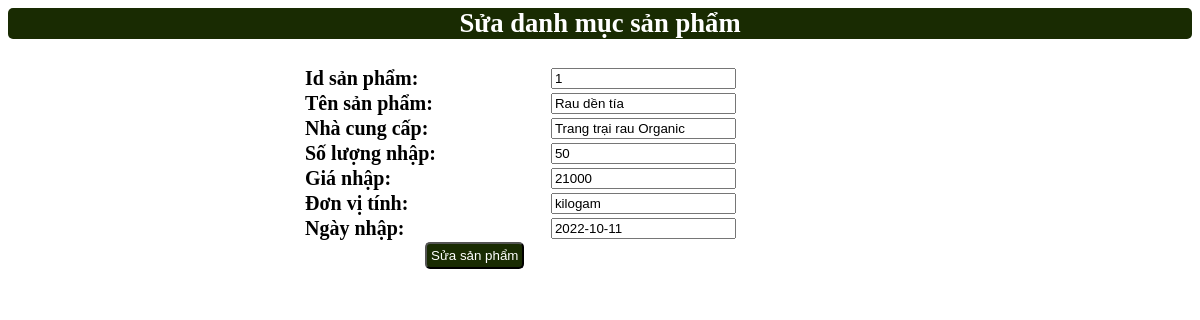
The page /web_mysqli/admincp/modules/quanlykho/sua.php?idsanpham=1 on the database its author committed.
### tables this page shows
CREATE TABLE `kho` (
  `Id_sanpham` int(4) NOT NULL,
  `tensanphamnhap` varchar(250) NOT NULL,
  `nhacungcap` varchar(250) NOT NULL,
  `soluongnhap` int(11) NOT NULL,
  `gianhap` int(11) NOT NULL,
  `donvitinh` varchar(200) NOT NULL,
  `ngaynhap` varchar(100) NOT NULL,
  `soluongconlai` int(11) NOT NULL
);

### web_mysqli/admincp/modules/quanlykho/sua.php (the view, shortened to what this page needs)
<?php
    $sql_sua_sp = "SELECT * FROM kho WHERE Id_sanpham='$_GET[idsanpham]' LIMIT 1 ";
    $query_sua_sp =  mysqli_query($mysqli,$sql_sua_sp);
?>
<p class="tieude1">Sửa danh mục sản phẩm</p>
<table  width="50%" style="border-collapse:collapse ;">
<form action="modules/quanlykho/xuly.php?idsanpham=<?php echo $_GET['idsanpham'] ?>" method="POST" >
    <?php
    while($dong = mysqli_fetch_array($query_sua_sp)){
    ?>
    <tr>
        <td class="tieude2">Id sản phẩm:</td>
        <td><input type="text" value="<?php echo $dong['Id_sanpham'] ?>" name="idspham"></td>
    </tr>
    <tr>
        <td class="tieude2">Tên sản phẩm:</td>
        <td><input type="text" value="<?php echo $dong['tensanphamnhap'] ?>" name="tenspnhap"></td>
    </tr>
    <tr>
        <td class="tieude2">Nhà cung cấp:</td>
        <td><input type="text" value="<?php echo $dong['nhacungcap'] ?>" name="nhacungcap"></td>
    </tr>
    <tr>
        <td class="tieude2">Số lượng nhập:</td>
        <td><input type="text" value="<?php echo $dong['soluongnhap'] ?>" name="soluongnhap"></td>
    </tr>
    <tr>
        <td class="tieude2">Giá nhập:</td>
        <td><input type="text" value="<?php echo $dong['gianhap'] ?>" name="gianhap"></td>
    </tr>
    <tr>
        <td class="tieude2">Đơn vị tính:</td>
        <td><input type="text" value="<?php echo $dong['donvitinh'] ?>" name="donvitinh"></td>
    </tr>
    <tr>
        <td class="tieude2">Ngày nhập:</td>
        <td><input type="text" value="<?php echo $dong['ngaynhap'] ?>" name="ngaynhap"></td>
    </tr>
    <tr>
       <td colspan="2"><input class="nutclick mt-2" style="margin-left: 120px;" type="submit" name="suaspkho" value="Sửa sản phẩm"></td>
    </tr>
    <?php
    };
    ?>
</form>
</table>

### web_mysqli/admincp/modules/quanlykho/sua.php (style rules this page uses)
.tieude1 { font-size: 20pt; background-color: #192b02; color: white; text-align: center; border-radius: 5px; font-weight: bold; }
table { margin: auto; }
.tieude2 { font-size: 15pt; font-weight: bold; }
.nutclick { background-color:#192b02 ; color: white; border-radius:5px; padding: 4px; }

### rows shown on the page
kho: idspham "1", tenspnhap "Rau dền tía", nhacungcap "Trang trại rau Organic", soluongnhap "50", gianhap "21000", donvitinh "kilogam", ngaynhap "2022-10-11"
